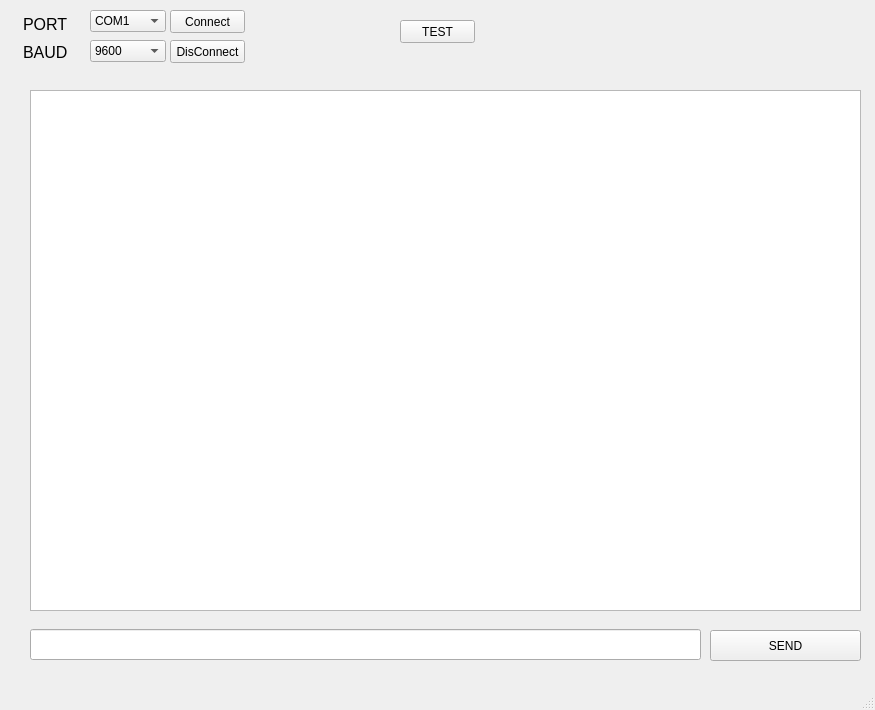
<?xml version="1.0" encoding="UTF-8"?>
<ui version="4.0">
 <class>MainWindow</class>
 <widget class="QMainWindow" name="MainWindow">
  <property name="geometry">
   <rect>
    <x>0</x>
    <y>0</y>
    <width>875</width>
    <height>710</height>
   </rect>
  </property>
  <property name="windowTitle">
   <string>MainWindow</string>
  </property>
  <widget class="QWidget" name="centralwidget">
   <widget class="QPushButton" name="pushConnectButton">
    <property name="geometry">
     <rect>
      <x>170</x>
      <y>10</y>
      <width>75</width>
      <height>23</height>
     </rect>
    </property>
    <property name="font">
     <font>
      <family>Arial</family>
     </font>
    </property>
    <property name="text">
     <string>Connect</string>
    </property>
   </widget>
   <widget class="QPushButton" name="pushDisConnectButton">
    <property name="geometry">
     <rect>
      <x>170</x>
      <y>40</y>
      <width>75</width>
      <height>23</height>
     </rect>
    </property>
    <property name="font">
     <font>
      <family>Arial</family>
     </font>
    </property>
    <property name="text">
     <string>DisConnect</string>
    </property>
   </widget>
   <widget class="QLabel" name="label_port">
    <property name="geometry">
     <rect>
      <x>23</x>
      <y>18</y>
      <width>56</width>
      <height>12</height>
     </rect>
    </property>
    <property name="font">
     <font>
      <family>Arial</family>
      <pointsize>12</pointsize>
     </font>
    </property>
    <property name="text">
     <string>PORT</string>
    </property>
   </widget>
   <widget class="QLabel" name="label_baud">
    <property name="geometry">
     <rect>
      <x>23</x>
      <y>46</y>
      <width>56</width>
      <height>12</height>
     </rect>
    </property>
    <property name="font">
     <font>
      <family>Arial</family>
      <pointsize>12</pointsize>
     </font>
    </property>
    <property name="text">
     <string>BAUD</string>
    </property>
   </widget>
   <widget class="QComboBox" name="comboBox_Port">
    <property name="geometry">
     <rect>
      <x>90</x>
      <y>10</y>
      <width>76</width>
      <height>22</height>
     </rect>
    </property>
    <property name="layoutDirection">
     <enum>Qt::LeftToRight</enum>
    </property>
    <property name="autoFillBackground">
     <bool>false</bool>
    </property>
    <item>
     <property name="text">
      <string>COM1</string>
     </property>
    </item>
    <item>
     <property name="text">
      <string>COM2</string>
     </property>
    </item>
    <item>
     <property name="text">
      <string>COM3</string>
     </property>
    </item>
    <item>
     <property name="text">
      <string>COM4</string>
     </property>
    </item>
    <item>
     <property name="text">
      <string>COM5</string>
     </property>
    </item>
    <item>
     <property name="text">
      <string>COM6</string>
     </property>
    </item>
    <item>
     <property name="text">
      <string>COM7</string>
     </property>
    </item>
    <item>
     <property name="text">
      <string>COM8</string>
     </property>
    </item>
    <item>
     <property name="text">
      <string>COM9</string>
     </property>
    </item>
   </widget>
   <widget class="QComboBox" name="comboBox_Baud">
    <property name="geometry">
     <rect>
      <x>90</x>
      <y>40</y>
      <width>76</width>
      <height>22</height>
     </rect>
    </property>
    <item>
     <property name="text">
      <string>9600</string>
     </property>
    </item>
    <item>
     <property name="text">
      <string>115200</string>
     </property>
    </item>
   </widget>
   <widget class="QTextBrowser" name="textBrowser">
    <property name="geometry">
     <rect>
      <x>30</x>
      <y>90</y>
      <width>831</width>
      <height>521</height>
     </rect>
    </property>
   </widget>
   <widget class="QLineEdit" name="lineEdit_Msg">
    <property name="geometry">
     <rect>
      <x>30</x>
      <y>629</y>
      <width>671</width>
      <height>31</height>
     </rect>
    </property>
   </widget>
   <widget class="QPushButton" name="pushSendButton">
    <property name="geometry">
     <rect>
      <x>710</x>
      <y>630</y>
      <width>151</width>
      <height>31</height>
     </rect>
    </property>
    <property name="font">
     <font>
      <family>Arial</family>
     </font>
    </property>
    <property name="text">
     <string>SEND</string>
    </property>
   </widget>
   <widget class="QPushButton" name="pushTestButton">
    <property name="geometry">
     <rect>
      <x>400</x>
      <y>20</y>
      <width>75</width>
      <height>23</height>
     </rect>
    </property>
    <property name="text">
     <string>TEST</string>
    </property>
   </widget>
  </widget>
  <widget class="QMenuBar" name="menubar">
   <property name="geometry">
    <rect>
     <x>0</x>
     <y>0</y>
     <width>875</width>
     <height>21</height>
    </rect>
   </property>
  </widget>
  <widget class="QStatusBar" name="statusbar"/>
 </widget>
 <resources/>
 <connections/>
</ui>
